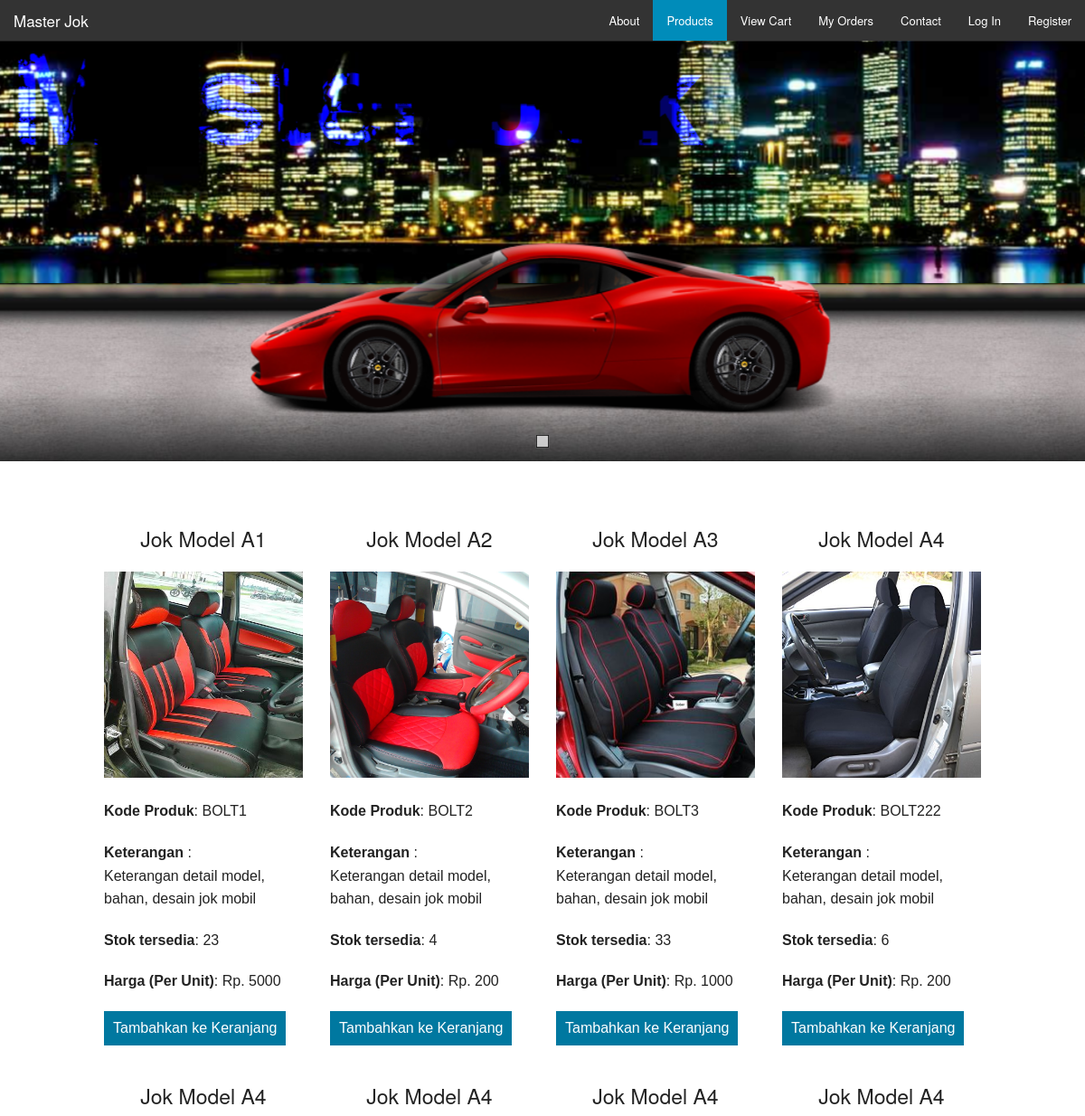
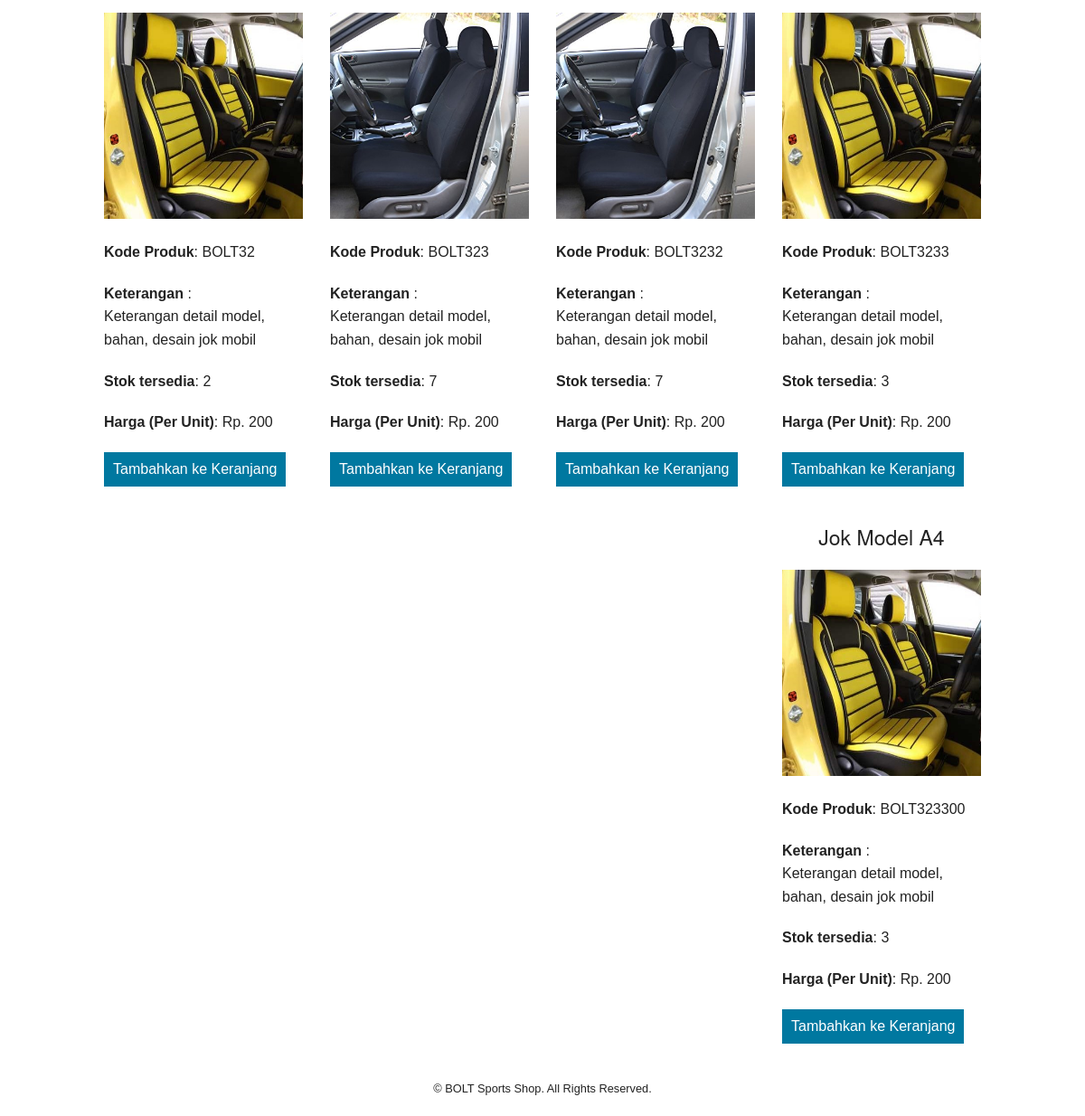
/products.php, run on the app's committed database (2 pictures, top to bottom).
### tables this page shows
CREATE TABLE IF NOT EXISTS `products` (
`id` int(11) NOT NULL,
  `product_code` varchar(60) NOT NULL,
  `product_name` varchar(60) NOT NULL,
  `product_desc` tinytext NOT NULL,
  `product_img_name` varchar(60) NOT NULL,
  `qty` int(5) NOT NULL,
  `price` int(11) NOT NULL
);

### config.php (called while the page is built, shortened)
<?php
$currency = 'Rp. ';
?>

### products.php (the view, shortened to what this page needs)
<?php
include 'config.php';
include 'header.php';
?>
      <section class="top-bar-section">
        <ul class="right">
          <li><a href="about.php">About</a></li>
          <li class='active'><a href="products.php">Products</a></li>
          <li><a href="cart.php">View Cart</a></li>
          <li><a href="orders.php">My Orders</a></li>
          <li><a href="contact.php">Contact</a></li>
          <?php
          if(isset($_SESSION['username'])){
            echo '<li><a href="account.php">My Account</a></li>';
            echo '<li><a href="logout.php">Log Out</a></li>';
          }
          else{
            echo '<li><a href="login.php">Log In</a></li>';
            echo '<li><a href="register.php">Register</a></li>';
          }
          ?>
        </ul>
      </section>
    </nav>
<html>
<head>
</head>
<body style="padding:0px; margin:0px; background-color:#fff;font-family:arial,helvetica,sans-serif,verdana,'Open Sans'">
    <div id="jssor_1" style="position:relative;margin:0 auto;top:0px;left:0px;width:980px;height:380px;overflow:hidden;visibility:hidden;">
        <div data-u="slides" style="cursor:default;position:relative;top:0px;left:0px;width:2000px;height:400px;overflow:hidden;">
            <div data-b="0">
                <div data-u="caption" data-t="0" data-c="0" style="position:absolute;top:-87px;left:-1010px;width:2000px;height:313px;z-index:0;background-image:url('images/building.jpg');"></div>
                <div data-u="caption" data-t="2" style="position:absolute;top:160px;left:957px;width:600px;height:200px;z-index:0;">
                    <img style="position:absolute;top:23px;left:33px;width:534px;height:154px;z-index:0;" data-src2="images/car.png" />
                    <img data-u="caption" data-t="3" data-c="2" style="position:absolute;top:100px;left:117px;width:70px;height:70px;z-index:0;" data-src2="images/tyre.png" />
                    <img data-u="caption" data-t="4" data-c="3" style="position:absolute;top:97px;left:448px;width:70px;height:70px;z-index:0;" data-src2="images/tyre.png" />
                </div>
                <div style="position:absolute;top:-18px;left:9px;width:800px;height:140px;z-index:0;mix-blend-mode:color-dodge;font-size:120px;font-weight:bold;color:#032ffa;line-height:140px;">Master Jok</div>
            </div>
        </div> -->
        <div data-u="navigator" class="jssorb01" style="bottom:12px;right:12px;" data-autocenter="1">
            <div data-u="prototype" style="width:12px;height:12px;"></div>
        </div>
        <span data-u="arrowleft" class="jssora03l" style="top:0px;left:30px;width:55px;height:55px;" data-autocenter="2"></span>
        <span data-u="arrowright" class="jssora03r" style="top:0px;right:30px;width:55px;height:55px;" data-autocenter="2"></span>
    </div>
    <div class="row" style="margin-top:50px;">
      <div class="small-12">
        <?php
          $result = $mysqli->query('SELECT * FROM products');
          if($result){
            while($obj = $result->fetch_object()) {
              echo '<div class="medium-3 columns">';
              echo '<center><p style="text-align:right;"><h4>'.$obj->product_name.'</h4></p></center>';
              echo '<img src="images/products/'.$obj->product_img_name.'" style="width:304px;height:228px;"/><br><br>';
              echo '<p><strong>Kode Produk</strong>: '.$obj->product_code.'</p>';
              echo '<p><strong>Keterangan </strong>: '.'<br>'.$obj->product_desc.'</p>';
              echo '<p><strong>Stok tersedia</strong>: '.$obj->qty.'</p>';
              echo '<p><strong>Harga (Per Unit)</strong>: '.$currency.$obj->price.'</p>';
              if($obj->qty > 0){
                echo '<p><a href="update-cart.php?action=add&id='.$obj->id.'"><input type="submit" value="Tambahkan ke Keranjang" style="clear:both; background: #0078A0; border: none; color: #fff; font-size: 1em; padding: 10px;" /></a></p>';
              }
              else {
                echo 'Out Of Stock!';
              }
              echo '</div>';
            }
          }
          echo '</div>';
          echo '</div>';
          ?>
        <div class="row" style="margin-top:10px;">
          <div class="small-12">
        <footer style="margin-top:10px;">
           <p style="text-align:center; font-size:0.8em;clear:both;">&copy; BOLT Sports Shop. All Rights Reserved.</p>
        </footer>
      </div>
    </div>
  </body>
</html>

### header.php (shortened to what this page needs)
<?php
include 'config.php';
?>
<!doctype html>
<html class="no-js" lang="en">
  <head>
    <link rel="stylesheet" href="css/foundation.css" />
  </head>
  <body>
    <nav class="top-bar" data-topbar role="navigation">
      <ul class="title-area">
        <li class="name">
          <h1><a href="index.php">Master Jok</a></h1>
        </li>
      </ul>

### products.php (style rules this page uses)
.jssorb01 { position: absolute; }
.jssorb01 div, .jssorb01 div:hover, .jssorb01 .av { position: absolute; width: 12px; height: 12px; filter: alpha(opacity=70); opacity: .7; overflow: hidden; cursor: pointer; border: #000 1px solid; }
.jssorb01 div { background-color: gray; }
.jssorb01 .av { background-color: #fff; }
.jssora03l, .jssora03r { display: block; position: absolute; width: 55px; height: 55px; cursor: pointer; background: url('images/a03.png') no-repeat; overflow: hidden; }
.jssora03l { background-position: -3px -33px; }
.jssora03r { background-position: -63px -33px; }
.jssora03l.jssora03lds { background-position: -3px -33px; opacity: .3; pointer-events: none; }
.jssora03r.jssora03rds { background-position: -63px -33px; opacity: .3; pointer-events: none; }

### data on the page
products: product_name "Jok Model A1", product_img_name (picture), product_code "BOLT1", product_desc "Keterangan detail model, bahan, desain jok mobil", qty "23", price "5000"
products: product_name "Jok Model A2", product_img_name (picture), product_code "BOLT2", product_desc "Keterangan detail model, bahan, desain jok mobil", qty "4", price "200"
products: product_name "Jok Model A3", product_img_name (picture), product_code "BOLT3", product_desc "Keterangan detail model, bahan, desain jok mobil", qty "33", price "1000"
products: product_name "Jok Model A4", product_img_name (picture), product_code "BOLT222", product_desc "Keterangan detail model, bahan, desain jok mobil", qty "6", price "200"
products: product_name "Jok Model A4", product_img_name (picture), product_code "BOLT32", product_desc "Keterangan detail model, bahan, desain jok mobil", qty "2", price "200"
products: product_name "Jok Model A4", product_img_name (picture), product_code "BOLT323", product_desc "Keterangan detail model, bahan, desain jok mobil", qty "7", price "200"
products: product_name "Jok Model A4", product_img_name (picture), product_code "BOLT3232", product_desc "Keterangan detail model, bahan, desain jok mobil", qty "7", price "200"
products: product_name "Jok Model A4", product_img_name (picture), product_code "BOLT3233", product_desc "Keterangan detail model, bahan, desain jok mobil", qty "3", price "200"
products: product_name "Jok Model A4", product_img_name (picture), product_code "BOLT323300", product_desc "Keterangan detail model, bahan, desain jok mobil", qty "3", price "200"
